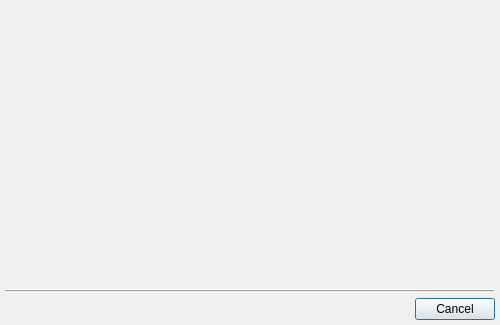
<?xml version="1.0" encoding="UTF-8"?>
<ui version="4.0">
 <class>CommandDialogClass</class>
 <widget class="QDialog" name="CommandDialogClass">
  <property name="geometry">
   <rect>
    <x>0</x>
    <y>0</y>
    <width>500</width>
    <height>325</height>
   </rect>
  </property>
  <layout class="QVBoxLayout">
   <property name="margin">
    <number>5</number>
   </property>
   <item>
    <widget class="QLabel" name="lblInfo">
     <property name="textFormat">
      <enum>Qt::PlainText</enum>
     </property>
     <property name="alignment">
      <set>Qt::AlignCenter</set>
     </property>
    </widget>
   </item>
   <item>
    <widget class="QWidget" name="wdtForm" native="true">
     <property name="sizePolicy">
      <sizepolicy hsizetype="Expanding" vsizetype="Expanding">
       <horstretch>0</horstretch>
       <verstretch>0</verstretch>
      </sizepolicy>
     </property>
    </widget>
   </item>
   <item>
    <widget class="QFrame" name="frame">
     <property name="frameShape">
      <enum>QFrame::HLine</enum>
     </property>
     <property name="frameShadow">
      <enum>QFrame::Raised</enum>
     </property>
    </widget>
   </item>
   <item>
    <widget class="QDialogButtonBox" name="dbbButtons">
     <property name="standardButtons">
      <set>QDialogButtonBox::Cancel</set>
     </property>
    </widget>
   </item>
  </layout>
 </widget>
 <layoutdefault spacing="6" margin="11"/>
 <resources/>
 <connections/>
</ui>
